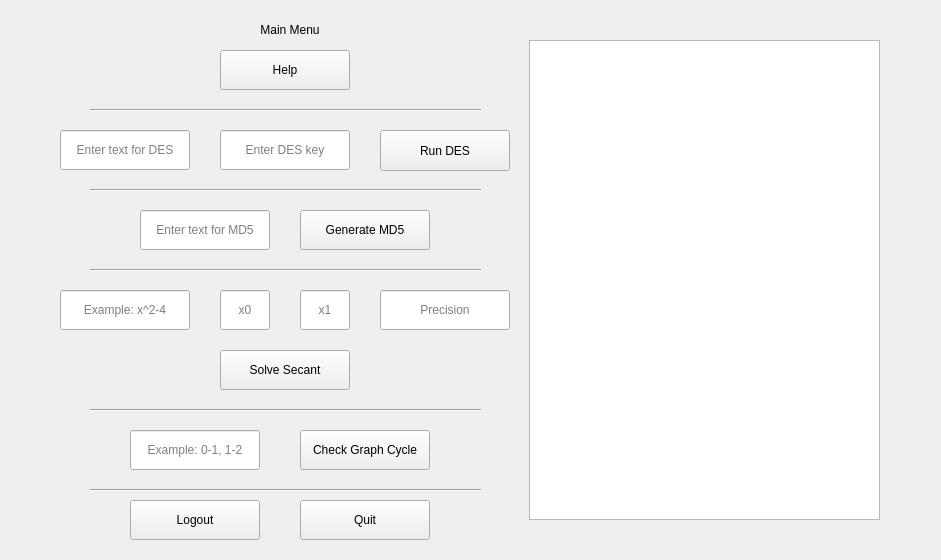
<?xml version="1.0" encoding="UTF-8"?>
<ui version="4.0">
 <class>MainWindow</class>
 <widget class="QWidget" name="MainWindow">
  <property name="geometry">
   <rect>
    <x>0</x>
    <y>0</y>
    <width>941</width>
    <height>560</height>
   </rect>
  </property>
  <property name="windowTitle">
   <string>Form</string>
  </property>
  <widget class="QTextEdit" name="outputText">
   <property name="geometry">
    <rect>
     <x>529</x>
     <y>40</y>
     <width>351</width>
     <height>480</height>
    </rect>
   </property>
   <property name="readOnly">
    <bool>true</bool>
   </property>
  </widget>
  <widget class="QPushButton" name="helpButton">
   <property name="geometry">
    <rect>
     <x>220</x>
     <y>50</y>
     <width>130</width>
     <height>40</height>
    </rect>
   </property>
   <property name="text">
    <string>Help</string>
   </property>
  </widget>
  <widget class="QPushButton" name="quitButton">
   <property name="geometry">
    <rect>
     <x>300</x>
     <y>500</y>
     <width>130</width>
     <height>40</height>
    </rect>
   </property>
   <property name="text">
    <string>Quit</string>
   </property>
  </widget>
  <widget class="QPushButton" name="logoutButton">
   <property name="geometry">
    <rect>
     <x>130</x>
     <y>500</y>
     <width>130</width>
     <height>40</height>
    </rect>
   </property>
   <property name="text">
    <string>Logout</string>
   </property>
  </widget>
  <widget class="QLabel" name="menuLabel">
   <property name="geometry">
    <rect>
     <x>240</x>
     <y>10</y>
     <width>100</width>
     <height>40</height>
    </rect>
   </property>
   <property name="text">
    <string>Main Menu</string>
   </property>
   <property name="alignment">
    <set>Qt::AlignmentFlag::AlignCenter</set>
   </property>
  </widget>
  <widget class="QLineEdit" name="desInputEdit">
   <property name="geometry">
    <rect>
     <x>60</x>
     <y>130</y>
     <width>130</width>
     <height>40</height>
    </rect>
   </property>
   <property name="alignment">
    <set>Qt::AlignmentFlag::AlignCenter</set>
   </property>
   <property name="placeholderText">
    <string>Enter text for DES</string>
   </property>
  </widget>
  <widget class="QLineEdit" name="desKeyEdit">
   <property name="geometry">
    <rect>
     <x>220</x>
     <y>130</y>
     <width>130</width>
     <height>40</height>
    </rect>
   </property>
   <property name="alignment">
    <set>Qt::AlignmentFlag::AlignCenter</set>
   </property>
   <property name="placeholderText">
    <string>Enter DES key</string>
   </property>
  </widget>
  <widget class="QPushButton" name="desButton">
   <property name="geometry">
    <rect>
     <x>380</x>
     <y>130</y>
     <width>130</width>
     <height>41</height>
    </rect>
   </property>
   <property name="text">
    <string>Run DES</string>
   </property>
  </widget>
  <widget class="QLineEdit" name="md5InputEdit">
   <property name="geometry">
    <rect>
     <x>140</x>
     <y>210</y>
     <width>130</width>
     <height>40</height>
    </rect>
   </property>
   <property name="alignment">
    <set>Qt::AlignmentFlag::AlignCenter</set>
   </property>
   <property name="placeholderText">
    <string>Enter text for MD5</string>
   </property>
  </widget>
  <widget class="QPushButton" name="md5Button">
   <property name="geometry">
    <rect>
     <x>300</x>
     <y>210</y>
     <width>130</width>
     <height>40</height>
    </rect>
   </property>
   <property name="text">
    <string>Generate MD5</string>
   </property>
  </widget>
  <widget class="QLineEdit" name="secantFunctionEdit">
   <property name="geometry">
    <rect>
     <x>60</x>
     <y>290</y>
     <width>130</width>
     <height>40</height>
    </rect>
   </property>
   <property name="alignment">
    <set>Qt::AlignmentFlag::AlignCenter</set>
   </property>
   <property name="placeholderText">
    <string>Example: x^2-4</string>
   </property>
  </widget>
  <widget class="QLineEdit" name="secantX0Edit">
   <property name="geometry">
    <rect>
     <x>220</x>
     <y>290</y>
     <width>50</width>
     <height>40</height>
    </rect>
   </property>
   <property name="alignment">
    <set>Qt::AlignmentFlag::AlignCenter</set>
   </property>
   <property name="placeholderText">
    <string>x0</string>
   </property>
  </widget>
  <widget class="QLineEdit" name="secantX1Edit">
   <property name="geometry">
    <rect>
     <x>300</x>
     <y>290</y>
     <width>50</width>
     <height>40</height>
    </rect>
   </property>
   <property name="alignment">
    <set>Qt::AlignmentFlag::AlignCenter</set>
   </property>
   <property name="placeholderText">
    <string>x1</string>
   </property>
  </widget>
  <widget class="QLineEdit" name="secantEpsEdit">
   <property name="geometry">
    <rect>
     <x>380</x>
     <y>290</y>
     <width>130</width>
     <height>40</height>
    </rect>
   </property>
   <property name="alignment">
    <set>Qt::AlignmentFlag::AlignCenter</set>
   </property>
   <property name="placeholderText">
    <string>Precision</string>
   </property>
  </widget>
  <widget class="QPushButton" name="secantButton">
   <property name="geometry">
    <rect>
     <x>220</x>
     <y>350</y>
     <width>130</width>
     <height>40</height>
    </rect>
   </property>
   <property name="text">
    <string>Solve Secant</string>
   </property>
  </widget>
  <widget class="QLineEdit" name="graphInputEdit">
   <property name="geometry">
    <rect>
     <x>130</x>
     <y>430</y>
     <width>130</width>
     <height>40</height>
    </rect>
   </property>
   <property name="alignment">
    <set>Qt::AlignmentFlag::AlignCenter</set>
   </property>
   <property name="placeholderText">
    <string>Example: 0-1, 1-2</string>
   </property>
  </widget>
  <widget class="QPushButton" name="graphCycleButton">
   <property name="geometry">
    <rect>
     <x>300</x>
     <y>430</y>
     <width>130</width>
     <height>40</height>
    </rect>
   </property>
   <property name="text">
    <string>Check Graph Cycle</string>
   </property>
  </widget>
  <widget class="Line" name="line">
   <property name="geometry">
    <rect>
     <x>90</x>
     <y>100</y>
     <width>391</width>
     <height>20</height>
    </rect>
   </property>
   <property name="orientation">
    <enum>Qt::Orientation::Horizontal</enum>
   </property>
  </widget>
  <widget class="Line" name="line_2">
   <property name="geometry">
    <rect>
     <x>90</x>
     <y>180</y>
     <width>391</width>
     <height>20</height>
    </rect>
   </property>
   <property name="orientation">
    <enum>Qt::Orientation::Horizontal</enum>
   </property>
  </widget>
  <widget class="Line" name="line_3">
   <property name="geometry">
    <rect>
     <x>90</x>
     <y>260</y>
     <width>391</width>
     <height>20</height>
    </rect>
   </property>
   <property name="orientation">
    <enum>Qt::Orientation::Horizontal</enum>
   </property>
  </widget>
  <widget class="Line" name="line_4">
   <property name="geometry">
    <rect>
     <x>90</x>
     <y>400</y>
     <width>391</width>
     <height>20</height>
    </rect>
   </property>
   <property name="orientation">
    <enum>Qt::Orientation::Horizontal</enum>
   </property>
  </widget>
  <widget class="Line" name="line_5">
   <property name="geometry">
    <rect>
     <x>90</x>
     <y>480</y>
     <width>391</width>
     <height>20</height>
    </rect>
   </property>
   <property name="orientation">
    <enum>Qt::Orientation::Horizontal</enum>
   </property>
  </widget>
 </widget>
 <resources/>
 <connections/>
</ui>
